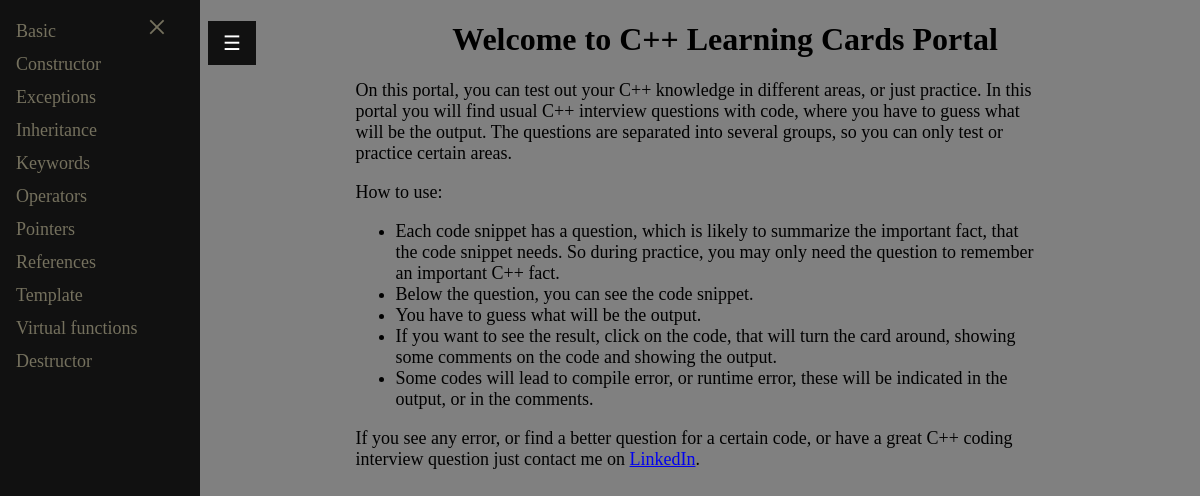
The page / on the database its author committed.
### tables this page shows
CREATE TABLE "interviews" (
	"tags"	TEXT,
	"question"	TEXT,
	"code"	TEXT NOT NULL,
	"commented_code"	TEXT NOT NULL,
	"output"	REAL NOT NULL
);

### main.py (the view)
@app.route('/')
def main():
    with sqlite3.connect("db.db") as conn:
        conn.row_factory = dict_factory
        c = conn.cursor()
        c.execute("SELECT * FROM interviews")
        datas = c.fetchall()
        out = {}
        for data in datas:
            tags_str = data["tags"]
            tags = tags_str.split(';')
            for tag in tags:
                if tag in out:
                    out[tag] += [data]
                else:
                    out[tag] = [data]
    return render_template("main.html", groups=out.keys())

### main.py (called while the page is built)
def dict_factory(cursor, row):
    d = {}
    for idx, col in enumerate(cursor.description):
        d[col[0]] = row[idx]
    return d

### templates/main.html (shortened to what this page needs)
{% extends 'template.html' %}
{% block pagetitle %}
<h1><center>Welcome to C++ Learning Cards Portal</center></h1>
{% endblock %}
{% block content %}
<div class="text">
    <p>On this portal, you can test out your C++ knowledge in different areas, or just practice. In this portal you will
    find usual C++ interview questions with code, where you have to guess what will be the output. The questions are
    separated into several groups, so you can only test or practice certain areas.</p>
    <p>How to use:</p>
    <ul>
      <li>Each code snippet has a question, which is likely to summarize the important fact, that the code snippet needs.
      So during practice, you may only need the question to remember an important C++ fact.</li>
      <li>Below the question, you can see the code snippet.</li>
      <li>You have to guess what will be the output.</li>
      <li>If you want to see the result, click on the code, that will turn the card around, showing some comments on the code
      and showing the output.</li>
      <li>Some codes will lead to compile error, or runtime error, these will be indicated in the output, or in the comments.</li>
    </ul>
    <p>If you see any error, or find a better question for a certain code, or have a great C++ coding interview question
        just contact me on <a href="https://www.linkedin.com/in/tamas-kardos/">LinkedIn</a>.</p>
</div>
{% endblock %}

### templates/template.html (shortened to what this page needs)
<!DOCTYPE html>
<html>
<head>
</head>
<body>
<div class="sidebar" id="mySidebar" >
    <a href="javascript:void(0)" class="closebtn" onclick="closeNav()">×</a>
{% for group in groups %}
    {% if selected_group == group %}
    <a class="active" href="/{{group}}">{{group.capitalize()}}</a>
    {% else %}
    <a href="/{{group}}">{{group.capitalize()}}</a>
    {% endif %}
{% endfor %}
</div>
<div class="main" id="main">
<button id="openbtn" class="openbtn" onclick="openNav()">☰</button>
<div class="title">
{% block pagetitle %}{% endblock %}
</div>
{% block content %}{% endblock %}
</div>
</body>
</html>

### templates/template.html (style rules this page uses)
body { background-color:grey; }
.sidebar { height: 100%; width: 200px; position: fixed; z-index: 1; top: 0; left: 0; background-color: #111; overflow-x: hidden; transition: 0.5s; padding-top: 15px; }
.sidebar a { padding: 6px 8px 6px 16px; text-decoration: none; font-size: 18px; color: #75715e; display: block; transition: 0.3s; }
.sidebar .closebtn { position: absolute; top: 0; right: 25px; font-size: 36px; margin-left: 50px; }
.openbtn { font-size: 20px; cursor: pointer; background-color: #111; color: white; padding: 10px 15px; border: none; position: absolute; }
.main { transition: margin-left .5s; margin-left: 200px; }
.title { padding-left:50px; }

### templates/main.html (style rules this page uses)
.text { width:70%; margin-left:auto; margin-right:auto; font-size: 18px; }

### rows shown on the page
interviews: capitalize "Basic"
interviews: capitalize "Constructor"
interviews: capitalize "Exceptions"
interviews: capitalize "Inheritance"
interviews: capitalize "Keywords"
interviews: capitalize "Operators"
interviews: capitalize "Pointers"
interviews: capitalize "References"
interviews: capitalize "Template"
interviews: capitalize "Virtual functions"
interviews: capitalize "Destructor"
